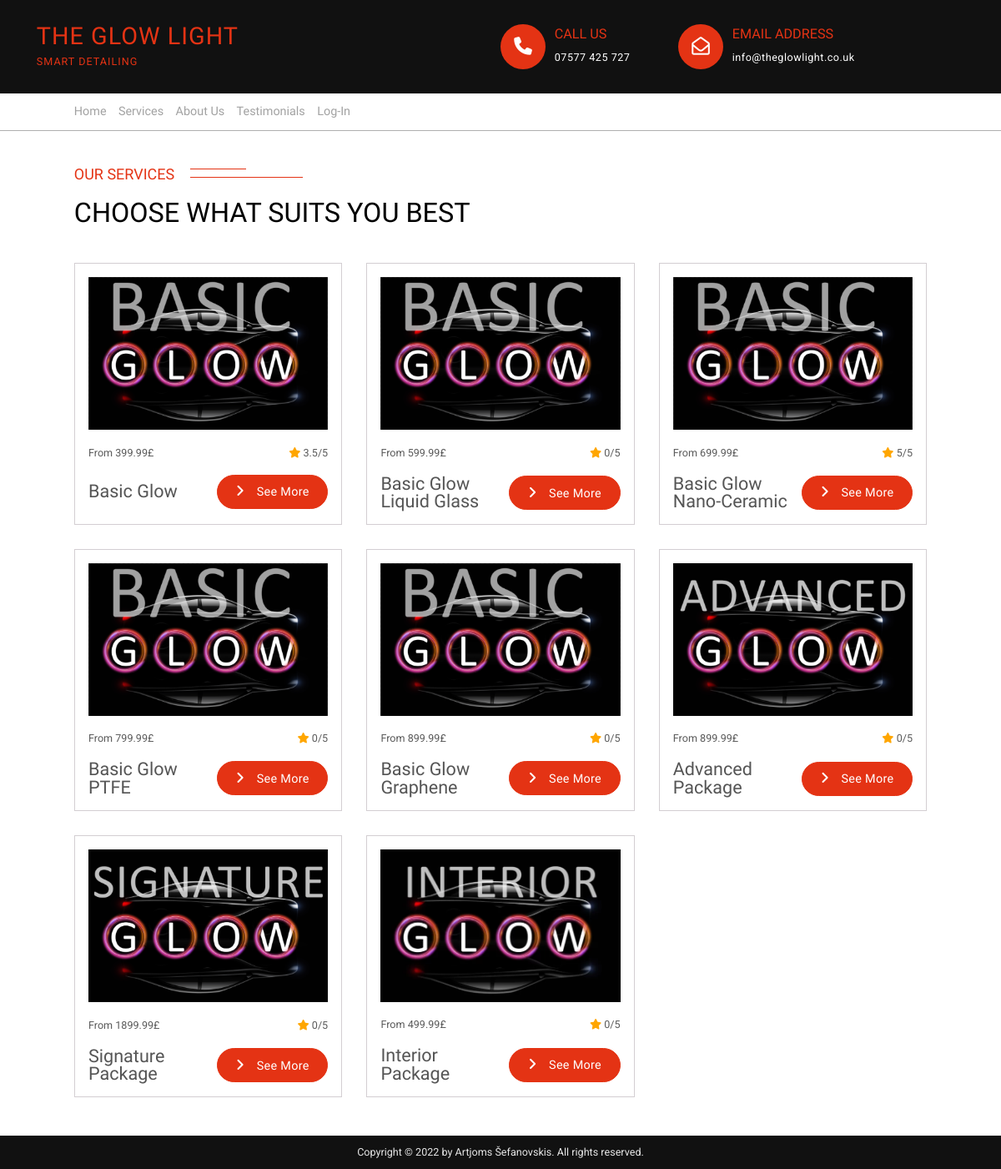
/services.php, run on the app's committed database.
### tables this page shows
CREATE TABLE `services` (
  `service_id` int(11) NOT NULL,
  `service_title` varchar(255) NOT NULL,
  `service_price` float NOT NULL,
  `service_hours` int(11) NOT NULL,
  `service_description` text NOT NULL,
  `service_image` text NOT NULL
);

### services.php (the view)
<?php include "inc/header.php";?>
<link rel="stylesheet" href="css/services.css" />
<main class="container">
  <div class="smaller-heading-box">
    <h2 class="smaller-heading">Our services</h2>
    <span class="lines"></span>
  </div>
  <h3 class="big-heading">Choose what suits you best</h3>
  <div class="item-container">
  <?php
    $query = "select s.service_id, s.service_title, s.service_price, s.service_image, COUNT(c.comment_id) as service_reviews, CASE WHEN c.comment_rating is null then 0 ELSE round(AVG(c.comment_rating),1) END as service_rating ";
    $query.= "FROM `services` as s ";
    $query.= "LEFT JOIN (select* from comments where comment_status = 'approved') as c on c.comment_topic_id = s.service_id ";
    $query.= "WHERE s.service_id <> 1 ";
    $query.= "GROUP BY s.service_id, s.service_title, s.service_price, s.service_image";
    $select_services = mysqli_query($conn,$query);
    while($row = mysqli_fetch_assoc($select_services)){
      $service_id = $row['service_id'];
      $service_title = $row['service_title'];
      $service_price = $row['service_price'];
      $service_rating = $row['service_rating'];
      $service_image = $row['service_image'];
      ?>
        <div class="item-box">
          <img class="item-img" src="img/services-images/<?php echo $service_image; ?>" alt="#">
          <div class="item-content">
            <div class="item-about">
              <div class="item-info text">
                <div class="item-price">From <?php echo $service_price; ?>£</div>
                <div class="item-rating-box">
                  <i class="fas fa-star"></i>
                  <span class="item-rating"><?php echo round($service_rating,1); ?>/5</span>
                </div>
              </div>
              <div class="item-name-box">
                <div class="item-name"><?php echo $service_title; ?></div>
                <a class="btn--cta" href="service-page.php?p_id=<?php echo $service_id; ?>">
                  <i class="fas fa-angle-right"></i>
                  <span>See More</span>
                </a>
              </div>
            </div>
          </div>
        </div>
        <?php
    }
    ?>
  </div>
</main>
<?php include "inc/footer.php";?>

### css/general.css (style rules this page uses)
* { padding: 0; margin: 0; box-sizing: border-box; }
html { font-size: 62.5%; height: 100%; overflow-x: hidden; }
body { font-family: "Oswald", sans-serif; line-height: 1; font-weight: 400; color: #555; position: relative; min-height: 100vh; overflow-x: hidden; }
.text { font-family: "Roboto", sans-serif; font-size: 1.4rem; line-height: 1.5; color: #5b5b5b; }
.container { max-width: 120rem; padding: 0rem 3.2rem; margin: 0rem auto; }
.lines { display: inline-block; position: relative; align-self: center; width: 15rem; height: 1.2rem; margin-left: 1.8rem; }
.lines::after { position: absolute; content: ""; width: 100%; height: 1px; top: 60%; border-bottom: #e43314 solid 0.2rem; }
.lines::before { position: absolute; content: ""; width: 50%; height: 1px; border-bottom: #e43314 solid 0.2rem; top: -30%; }
.smaller-heading { display: inline-block; color: #e43314; font-size: 2rem; font-weight: 500; text-transform: uppercase; }
.smaller-heading-box { margin-bottom: 2.4rem; }
.big-heading { color: #000; font-size: 3.6rem; font-weight: 500; text-transform: uppercase; margin-bottom: 4.8rem; }
.btn--cta, .btn--cta:link, .btn--cta:visited { font-family: "Oswald"; font-weight: 400; letter-spacing: 0.3px; display: inline-block; color: #fff; background-color: #e43314; font-size: 1.6rem; text-decoration: none; padding: 1.2rem 2.4rem; border-radius: 100px; text-align: center; border: #e43314 solid 1px; height: fit-content; min-width: fit-content; }
.btn--cta i { padding-right: 1.2rem; font-size: 1.8rem; }
@media (max-width: 75em) { html { font-size: 56.25%; } }

### css/services.css (style rules this page uses)
.container { padding-top: 4.8rem; }
.item-container { display: grid; grid-template-columns: 1fr 1fr 1fr; column-gap: 3.2rem; row-gap: 3.2rem; padding-bottom: 9.6rem; }
.item-box { border: 1px #d3ced2 solid; padding: 1.8rem 1.8rem; }
.item-img { width: 100%; }
.item-rating-box i { color: #ffa600; }
.item-info { display: flex; justify-content: space-between; padding: 1.8rem 0; }
.item-name-box { display: flex; justify-content: space-between; align-items: center; }
.item-name { font-size: 2.4rem; }

### data on the page
services: service_image (picture), service_price "399.99", service_rating "3.5", service_title "Basic Glow"
services: service_image (picture), service_price "599.99", service_rating "0", service_title "Basic Glow Liquid Glass"
services: service_image (picture), service_price "699.99", service_rating "5", service_title "Basic Glow Nano-Ceramic"
services: service_image (picture), service_price "799.99", service_rating "0", service_title "Basic Glow PTFE"
services: service_image (picture), service_price "899.99", service_rating "0", service_title "Basic Glow Graphene"
services: service_image (picture), service_price "899.99", service_rating "0", service_title "Advanced Package"
services: service_image (picture), service_price "1899.99", service_rating "0", service_title "Signature Package"
services: service_image (picture), service_price "499.99", service_rating "0", service_title "Interior Package"
